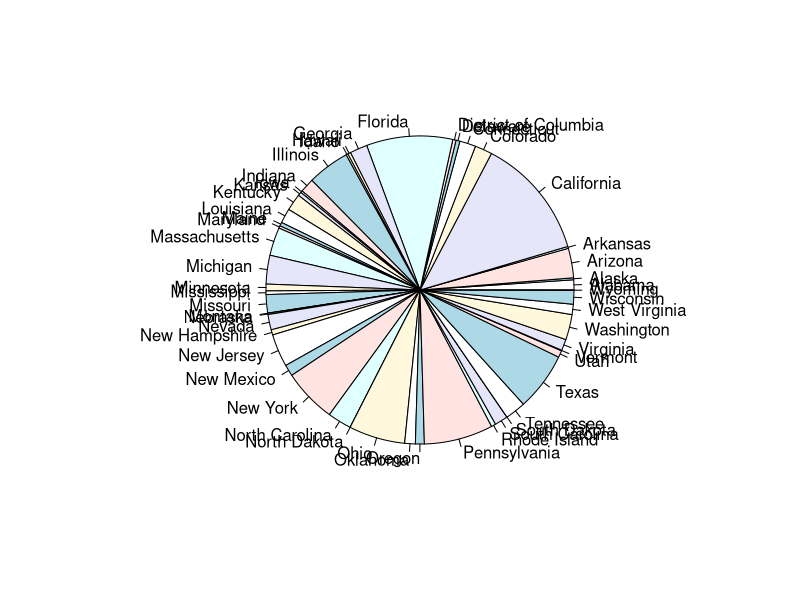

R code for this plot:
library(dplyr)

opioid_data <- read.csv("CDCOpioidData.csv", header=TRUE)
opioid_death_count_by_state <- aggregate(opioid_data$Deaths, by=list(Category=opioid_data$State), FUN=sum)

x <- opioid_death_count_by_state$x
labels <- opioid_death_count_by_state$Category
pie(x, labels)
